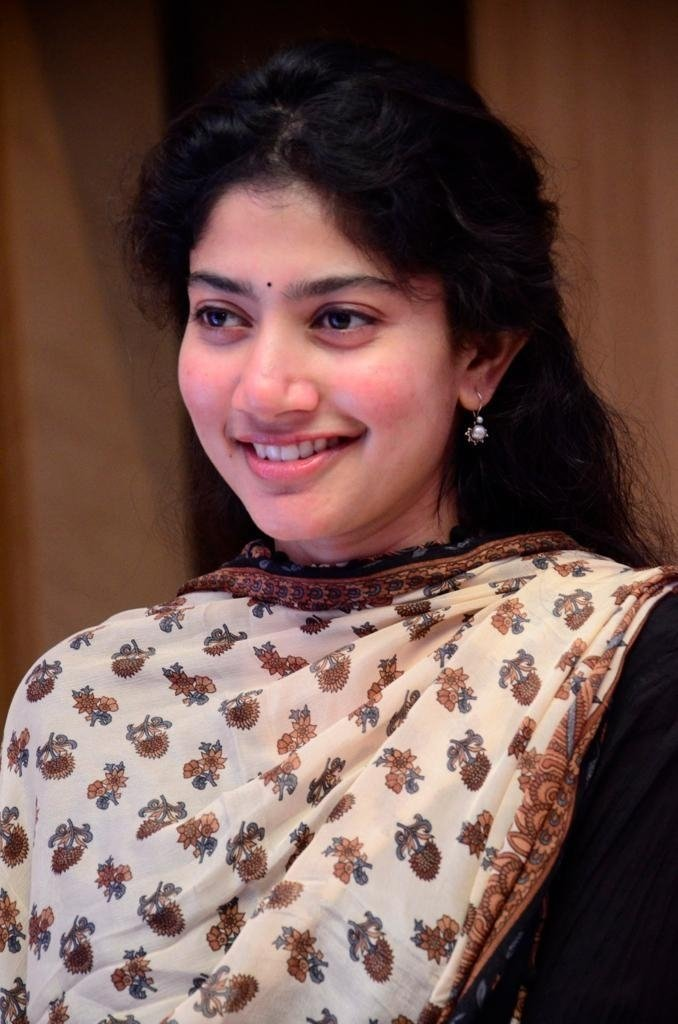
#> input picture model/test_images/saipallavi.jpg, 678 x 1024 px
$ jupyter execute test.ipynb   (shell and % lines are left out)
#> lines starting #> are read from the running program, lines starting #| are printed output that depends on the picture; after the words box and inside, x2 and y2 are one past the last pixel; in counts of white or black regions, pixels touching at a corner belong together
[cell 1]
import numpy as np
import cv2
import matplotlib
from matplotlib import pyplot as plt

[cell 2]
img = cv2.imread('./test_images/saipallavi.jpg')
#> img is the input picture: shape (1024, 678, 3); mean B, G, R 77, 83.4, 111.6
img.shape
#> Out = (1024, 678, 3)

[cell 3]
plt.imshow(img)

[cell 4]
gray = cv2.cvtColor(img, cv2.COLOR_BGR2GRAY)
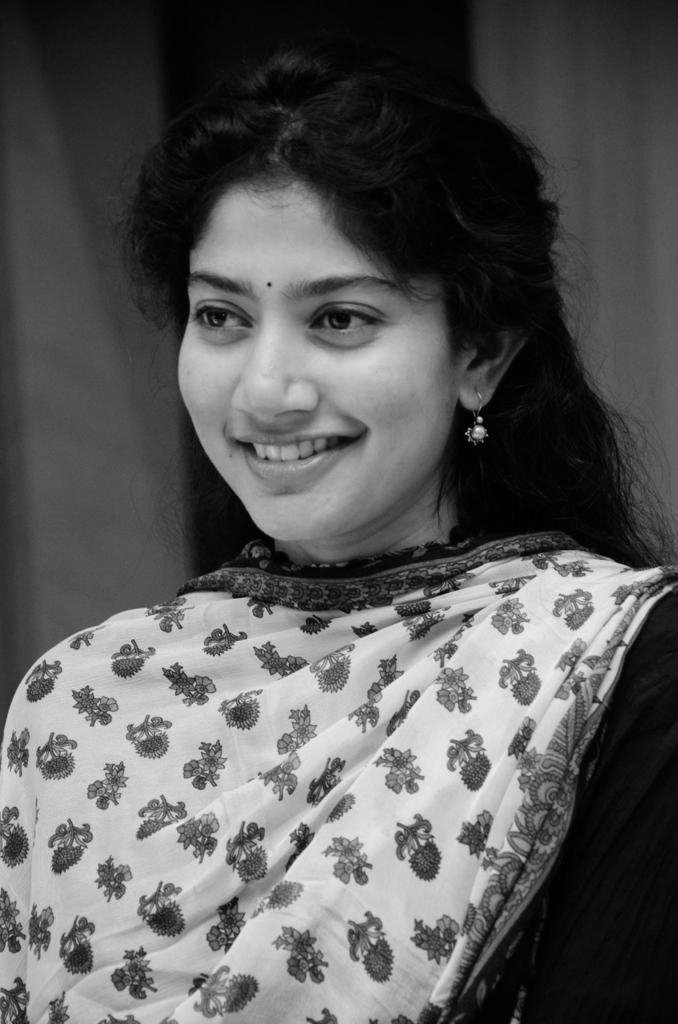
#> gray: shape (1024, 678); min 0, max 247, mean 91.1
gray.shape
#> Out = (1024, 678)

[cell 5]
gray

[cell 6]
plt.imshow(gray, cmap='gray')

[cell 7]
face_cascade = cv2.CascadeClassifier('./opencv/haarcascades/haarcascade_frontalface_default.xml')
eye_cascade = cv2.CascadeClassifier('./opencv/haarcascades/haarcascade_eye.xml')

faces = face_cascade.detectMultiScale(gray, 1.3, 5)
#> faces = [[128, 194, 326, 326]]
faces
#> Out = [[128, 194, 326, 326]]

[cell 8]
(x,y,w,h) = faces[0]
#> x = 128; y = 194; w = 326; h = 326
x,y,w,h
#> Out = (128, 194, 326, 326)

[cell 9]
face_img = cv2.rectangle(img,(x,y),(x+w,y+h),(255,0,0),2)
plt.imshow(face_img)

[cell 10]
cv2.destroyAllWindows()
for (x,y,w,h) in faces:
    face_img = cv2.rectangle(img,(x,y),(x+w,y+h),(255,0,0),2)
    roi_gray = gray[y:y+h, x:x+w]
    roi_color = face_img[y:y+h, x:x+w]
    eyes = eye_cascade.detectMultiScale(roi_gray)
    for (ex,ey,ew,eh) in eyes:
        cv2.rectangle(roi_color,(ex,ey),(ex+ew,ey+eh),(0,255,0),2)
#> this loop made 1 pass
#> (x, y, w, h, eyes) on pass 1: (128, 194, 326, 326, [[60, 93, 61, 61], [169, 92, 70, 70]])
#> pass 1, `roi_gray = gray[y:y+h, x:x+w]`:
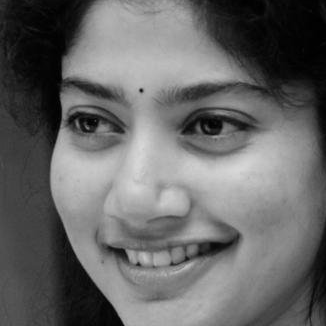
#> roi_gray: shape (326, 326); min 0, max 216, mean 103
#> pass 1, `roi_color = face_img[y:y+h, x:x+w]`:
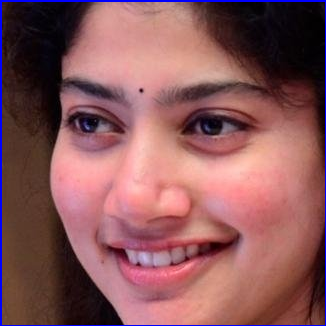
#> roi_color: shape (326, 326, 3); mean B, G, R 90.3, 87, 137.4
#> after the loop:
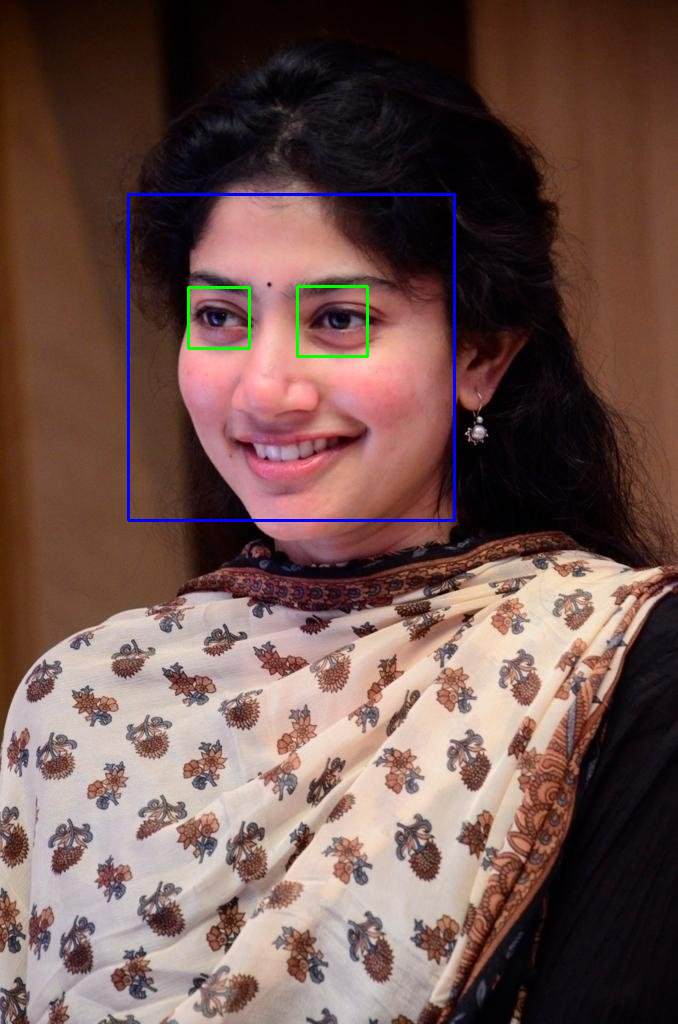
#> img: shape (1024, 678, 3); mean B, G, R 78, 83.4, 110.8
#> after the loop:
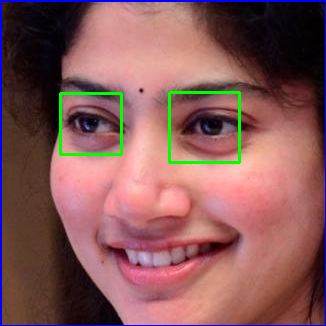
#> roi_color: shape (326, 326, 3); 1.47% of pixels changed, all inside (x1, y1, x2, y2) = (59, 91, 241, 164)


plt.figure()
plt.imshow(face_img, cmap='gray')
plt.show()

[cell 11]
plt.imshow(roi_color, cmap='gray')

[cell 12]
def get_cropped_image_if_2_eyes(image_path):
#> called with image_path = './test_images/saipallavi.jpg'
    img = cv2.imread(image_path)
    gray = cv2.cvtColor(img, cv2.COLOR_BGR2GRAY)
    faces = face_cascade.detectMultiScale(gray, 1.3, 5)
#> faces = [[128, 194, 326, 326]]
    for (x,y,w,h) in faces:
        roi_gray = gray[y:y+h, x:x+w]
        roi_color = img[y:y+h, x:x+w]
        eyes = eye_cascade.detectMultiScale(roi_gray)
        if len(eyes) >= 2:
            return roi_color
#> this loop made 1 pass
#> pass 1, in get_cropped_image_if_2_eyes, `roi_color = img[y:y+h, x:x+w]`:
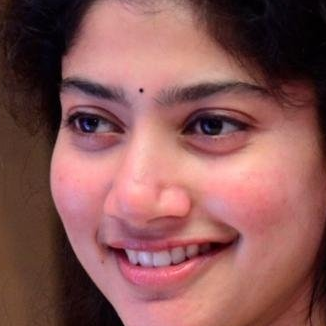
#> roi_color: shape (326, 326, 3); mean B, G, R 86.4, 87.9, 138.8

[cell 13]
original_image = cv2.imread('./test_images/saipallavi.jpg')
plt.imshow(original_image)

[cell 14]
cropped_image = get_cropped_image_if_2_eyes('./test_images/saipallavi.jpg')
plt.imshow(cropped_image)

[cell 15]
cropped_img = np.array(roi_color)
cropped_img.shape
#> Out = (326, 326, 3)

[cell 16]
import numpy as np
import pywt
import cv2

def w2d(img, mode='haar', level=1):
#> called with mode = 'db1', level = 5
    imArray = img
    #Datatype conversions
    #convert to grayscale
    imArray = cv2.cvtColor( imArray,cv2.COLOR_RGB2GRAY )
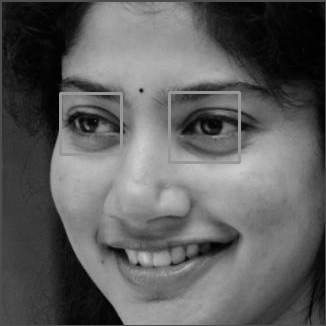
#> imArray: shape (326, 326); min 0, max 205, mean 94.3
    #convert to float
    imArray =  np.float32(imArray)
    imArray /= 255;
    # compute coefficients
    coeffs=pywt.wavedec2(imArray, mode, level=level)
#> coeffs = 6 items

    #Process Coefficients
    coeffs_H=list(coeffs)
#> coeffs_H = 6 items
    coeffs_H[0] *= 0;

    # reconstruction
    imArray_H=pywt.waverec2(coeffs_H, mode);
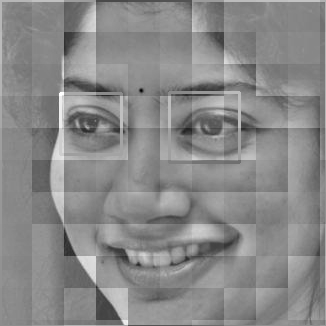
#> imArray_H: shape (326, 326) float32; min -0.622, max 0.534, mean -0.000236; drawn with min black and max white
    imArray_H *= 255;
    imArray_H =  np.uint8(imArray_H)
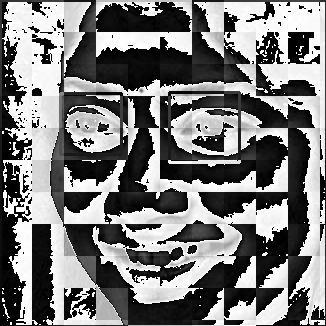
#> imArray_H: shape (326, 326); min 0, max 255, mean 122.6

    return imArray_H

$ run again, with model/test_images/Salman_Khan.jpg copied over model/test_images/saipallavi.jpg
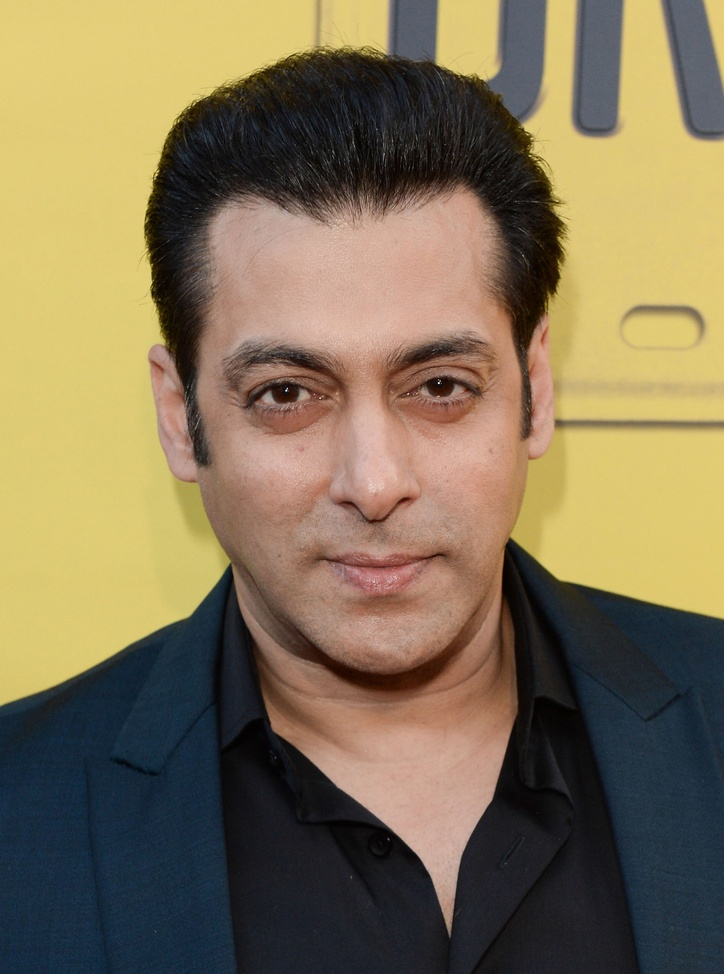
#> input picture model/test_images/Salman_Khan.jpg, 724 x 974 px, shrunk from 1523 x 2048 before the run
#> img is the input picture: shape (974, 724, 3); mean B, G, R 85.9, 115.1, 130
#> `faces = face_cascade.detectMultiScale(gray, 1.3, 5)`: faces = [[152, 226, 418, 418]]
#> `(x,y,w,h) = faces[0]`: x = 152; y = 226; w = 418
#> `x,y,w,h`: Out = (152, 226, 418, 418)
#> the loop `for (x,y,w,h) in faces:` made 1 pass
#> after the loop `for (x,y,w,h) in faces:`:
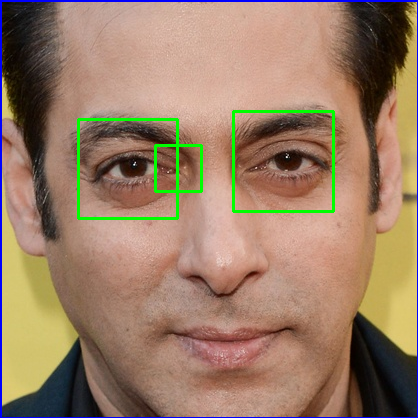
#> roi_color: shape (418, 418, 3); mean B, G, R 102.5, 125.8, 154.2
#> in get_cropped_image_if_2_eyes, `faces = face_cascade.detectMultiScale(gray, 1.3, 5)`: faces = [[152, 226, 418, 418]]
#> the loop in get_cropped_image_if_2_eyes, `for (x,y,w,h) in faces:` made 1 pass
#> coeffs = 6 items
#> in w2d, `imArray_H =  np.uint8(imArray_H)`:
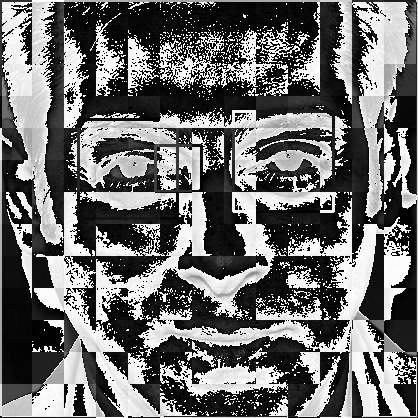
#> imArray_H: shape (418, 418); min 0, max 255, mean 108.6
